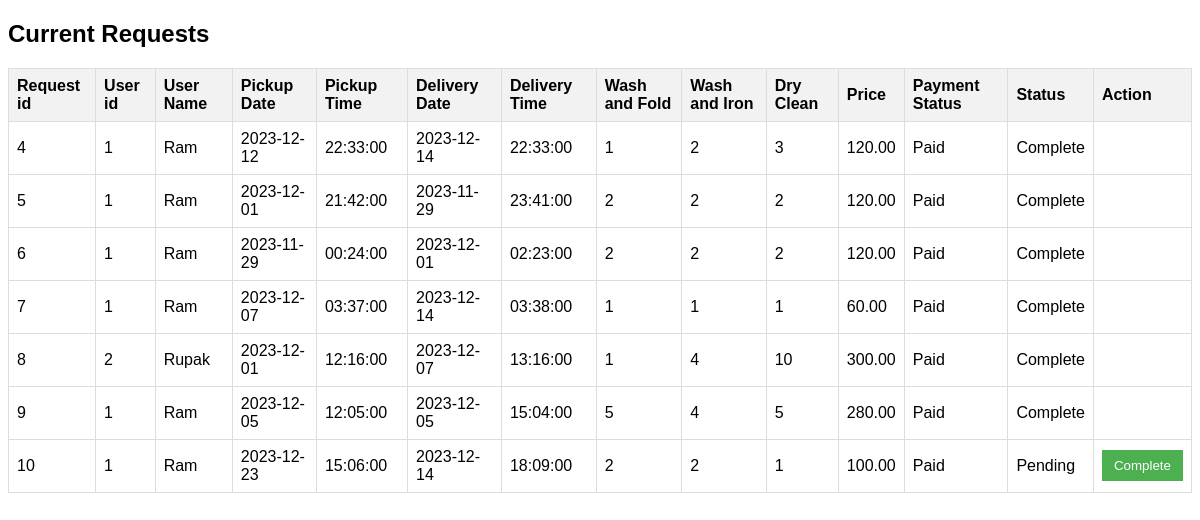
Screenshot of /adminview_request.php (signed in) with the database file from the repository.
### tables this page shows
CREATE TABLE `laundry_requests` (
  `id` int NOT NULL AUTO_INCREMENT,
  `user_id` int NOT NULL,
  `pickup_date` date NOT NULL,
  `pickup_time` time NOT NULL,
  `delivery_date` date NOT NULL,
  `delivery_time` time NOT NULL,
  `wash_fold` int NOT NULL,
  `wash_iron` int NOT NULL,
  `dry_clean` int NOT NULL,
  `price` decimal(10,2) NOT NULL,
  `status` varchar(255) NOT NULL,
  `created_at` timestamp NOT NULL DEFAULT CURRENT_TIMESTAMP,
  `updated_at` timestamp NOT NULL DEFAULT CURRENT_TIMESTAMP ON UPDATE CURRENT_TIMESTAMP,
  `payment` varchar(45) DEFAULT 'NOT PAID',
  PRIMARY KEY (`id`),
  KEY `user_id` (`user_id`),
  CONSTRAINT `laundry_requests_ibfk_1` FOREIGN KEY (`user_id`) REFERENCES `users` (`id`) ON DELETE CASCADE ON UPDATE CASCADE
);

CREATE TABLE `users` (
  `id` int NOT NULL AUTO_INCREMENT,
  `name` varchar(255) NOT NULL,
  `email` varchar(255) NOT NULL,
  `password` varchar(255) NOT NULL,
  `reset_token` varchar(255) DEFAULT NULL,
  PRIMARY KEY (`id`)
);

### adminview_request.php (the view, shortened to what this page needs)
<?php
require 'config.php';
$query = "SELECT laundry_requests.id,user_id,users.name,pickup_date,pickup_time,delivery_date,delivery_time,wash_fold,wash_iron,dry_clean,price,payment,status FROM laundry_requests,users where users.id=laundry_requests.user_id;";
$result = mysqli_query($conn, $query);
?>
<!DOCTYPE html>
<html lang="en" dir="ltr">
<head>
</head>
<body>
    <h2>Current Requests</h2>
    <?php if (mysqli_num_rows($result) > 0): ?>
        <table id="mytable">
            <tr>
                <th>Request id</th>
                <th>User id</th>
                <th>User Name</th>
                <th>Pickup Date</th>
                <th>Pickup Time</th>
                <th>Delivery Date</th>
                <th>Delivery Time</th>
                <th>Wash and Fold</th>
                <th>Wash and Iron</th>
                <th>Dry Clean</th>
                <th>Price</th>
                <th>Payment Status</th>
                <th>Status</th>
                <th>Action</th>
            </tr>
            <?php while ($row = mysqli_fetch_assoc($result)): ?>
                <tr id="row-<?php echo $row['id']; ?>">
                    <td><?php echo $row['id']; ?></td>
                    <td><?php echo $row['user_id']; ?></td>
                    <td><?php echo $row['name']; ?></td>
                    <td><?php echo $row['pickup_date']; ?></td>
                    <td><?php echo $row['pickup_time']; ?></td>
                    <td><?php echo $row['delivery_date']; ?></td>
                    <td><?php echo $row['delivery_time']; ?></td>
                    <td><?php echo $row['wash_fold']; ?></td>
                    <td><?php echo $row['wash_iron']; ?></td>
                    <td><?php echo $row['dry_clean']; ?></td>
                    <td><?php echo $row['price']; ?></td>
                    <td><?php echo $row['payment']; ?></td>
                    <td><?php echo $row['status']; ?></td>
                    <td>
                        <?php if ($row['status'] !== 'Complete' && $row['payment'] == 'Paid'): ?>
                            <button onclick="complete(<?php echo $row['id']; ?>, this)">Complete</button>
                        <?php endif; ?>
                    </td>
                </tr>
            <?php endwhile; ?>
        </table>
    <?php else: ?>
        <p>No laundry requests found</p>
    <?php endif; ?>
    <br>
</body>
</html>

### adminview_request.php (style rules this page uses)
body { background-image: url("https://static.vecteezy.com/system/resources/previews/001/984/880/original/abstract-colorful-geometric-overlapping-background-and-texture-free-vector.jpg"); background-repeat: no-repeat; background-size: cover; font-family: Arial, sans-serif; }
table { border-collapse: collapse; width: 100%; }
th, td { border: 1px solid #ddd; padding: 8px; text-align: left; }
th { background-color: #f2f2f2; }
button { background-color: #4CAF50; color: white; padding: 8px 12px; border: none; cursor: pointer; }

### rows the page displays
laundry_requests: id "4", user "1", user.name "Ram", pickup_date "2023-12-12", pickup_time "22:33:00", delivery_date "2023-12-14", delivery_time "22:33:00", wash_fold "1", wash_iron "2", dry_clean "3", price "120.00", payment "Paid", status "Complete"
laundry_requests: id "5", user "1", user.name "Ram", pickup_date "2023-12-01", pickup_time "21:42:00", delivery_date "2023-11-29", delivery_time "23:41:00", wash_fold "2", wash_iron "2", dry_clean "2", price "120.00", payment "Paid", status "Complete"
laundry_requests: id "6", user "1", user.name "Ram", pickup_date "2023-11-29", pickup_time "00:24:00", delivery_date "2023-12-01", delivery_time "02:23:00", wash_fold "2", wash_iron "2", dry_clean "2", price "120.00", payment "Paid", status "Complete"
laundry_requests: id "7", user "1", user.name "Ram", pickup_date "2023-12-07", pickup_time "03:37:00", delivery_date "2023-12-14", delivery_time "03:38:00", wash_fold "1", wash_iron "1", dry_clean "1", price "60.00", payment "Paid", status "Complete"
laundry_requests: id "8", user "2", user.name "Rupak", pickup_date "2023-12-01", pickup_time "12:16:00", delivery_date "2023-12-07", delivery_time "13:16:00", wash_fold "1", wash_iron "4", dry_clean "10", price "300.00", payment "Paid", status "Complete"
laundry_requests: id "9", user "1", user.name "Ram", pickup_date "2023-12-05", pickup_time "12:05:00", delivery_date "2023-12-05", delivery_time "15:04:00", wash_fold "5", wash_iron "4", dry_clean "5", price "280.00", payment "Paid", status "Complete"
laundry_requests: id "10", user "1", user.name "Ram", pickup_date "2023-12-23", pickup_time "15:06:00", delivery_date "2023-12-14", delivery_time "18:09:00", wash_fold "2", wash_iron "2", dry_clean "1", price "100.00", payment "Paid", status "Pending"
